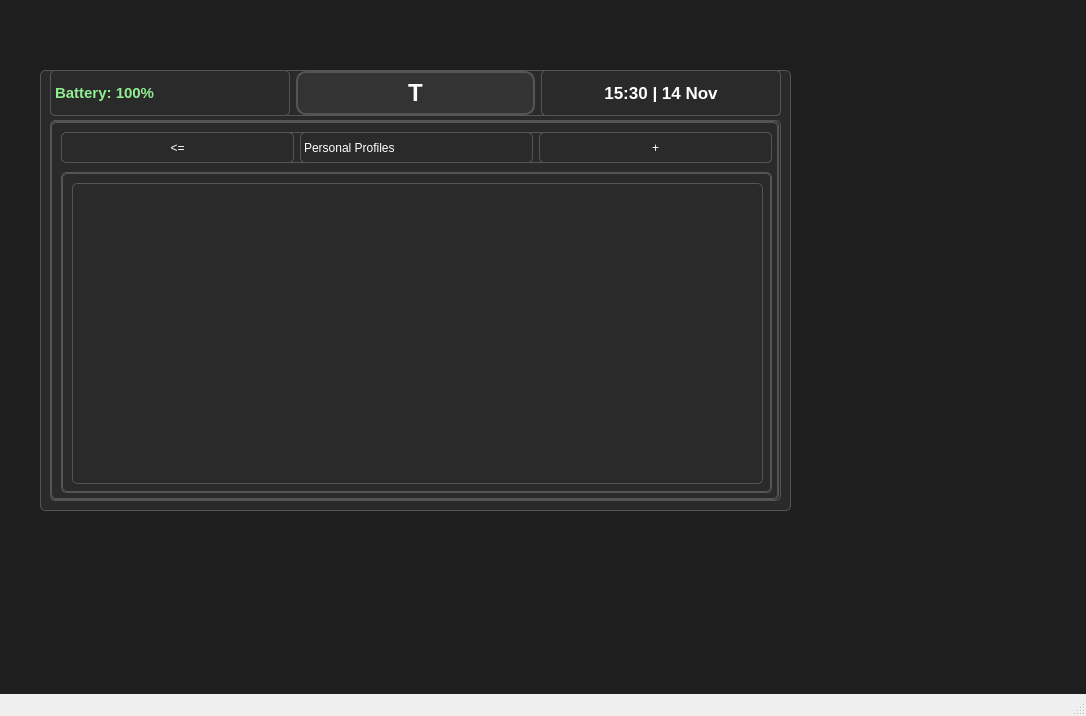
<?xml version="1.0" encoding="UTF-8"?>
<ui version="4.0">
 <class>Options</class>
 <widget class="QMainWindow" name="MainWindow">
  <property name="geometry">
   <rect>
    <x>0</x>
    <y>0</y>
    <width>1086</width>
    <height>716</height>
   </rect>
  </property>
  <property name="windowTitle">
   <string>Insulin Pump Simulator</string>
  </property>
  <widget class="QWidget" name="centralwidget">
   <property name="styleSheet">
    <string notr="true">background-color: #1E1E1E; color: white; font-family: 'Segoe UI';</string>
   </property>
   <widget class="QFrame" name="graphFrame">
    <property name="geometry">
     <rect>
      <x>40</x>
      <y>70</y>
      <width>751</width>
      <height>441</height>
     </rect>
    </property>
    <property name="styleSheet">
     <string notr="true">background-color: #2A2A2A; border: 1px solid #555; border-radius: 5px;</string>
    </property>
    <widget class="QWidget" name="layoutWidget">
     <property name="geometry">
      <rect>
       <x>10</x>
       <y>0</y>
       <width>731</width>
       <height>46</height>
      </rect>
     </property>
     <layout class="QHBoxLayout" name="horizontalLayout_topBar_2">
      <item>
       <widget class="QLabel" name="batteryLabel">
        <property name="maximumSize">
         <size>
          <width>16777215</width>
          <height>310</height>
         </size>
        </property>
        <property name="styleSheet">
         <string notr="true">font-weight: bold; font-size: 11pt; color: lightgreen;</string>
        </property>
        <property name="text">
         <string>Battery: 100%</string>
        </property>
        <property name="alignment">
         <set>Qt::AlignLeading|Qt::AlignLeft|Qt::AlignVCenter</set>
        </property>
       </widget>
      </item>
      <item>
       <widget class="QPushButton" name="tandemLogoButton">
        <property name="toolTip">
         <string>Return to Home</string>
        </property>
        <property name="styleSheet">
         <string notr="true">
 QPushButton {
     font: bold 18pt;
     background-color: #333;
     color: white;
     border-radius: 10px;
     border: 2px solid #555;
     width: 40px;
     height: 40px;
 }
     </string>
        </property>
        <property name="text">
         <string>T</string>
        </property>
       </widget>
      </item>
      <item>
       <widget class="QLabel" name="timeDateLabel">
        <property name="maximumSize">
         <size>
          <width>268</width>
          <height>310</height>
         </size>
        </property>
        <property name="styleSheet">
         <string notr="true">font-weight: bold; font-size: 13pt; color: white;</string>
        </property>
        <property name="text">
         <string>15:30 | 14 Nov</string>
        </property>
        <property name="alignment">
         <set>Qt::AlignCenter</set>
        </property>
       </widget>
      </item>
     </layout>
    </widget>
    <widget class="QWidget" name="verticalLayoutWidget">
     <property name="geometry">
      <rect>
       <x>10</x>
       <y>50</y>
       <width>731</width>
       <height>381</height>
      </rect>
     </property>
     <layout class="QVBoxLayout" name="verticalLayout">
      <item>
       <widget class="QStackedWidget" name="stackedWidget">
        <property name="maximumSize">
         <size>
          <width>729</width>
          <height>379</height>
         </size>
        </property>
        <property name="currentIndex">
         <number>2</number>
        </property>
        <widget class="QWidget" name="mainMenuPage">
         <widget class="QScrollArea" name="scrollArea">
          <property name="geometry">
           <rect>
            <x>-1</x>
            <y>49</y>
            <width>731</width>
            <height>331</height>
           </rect>
          </property>
          <property name="widgetResizable">
           <bool>true</bool>
          </property>
          <widget class="QWidget" name="scrollAreaWidgetContents_2">
           <property name="geometry">
            <rect>
             <x>0</x>
             <y>0</y>
             <width>715</width>
             <height>404</height>
            </rect>
           </property>
           <layout class="QVBoxLayout" name="verticalLayout_2">
            <item>
             <widget class="QPushButton" name="stopInsulinButton">
              <property name="minimumSize">
               <size>
                <width>0</width>
                <height>50</height>
               </size>
              </property>
              <property name="text">
               <string>STOP INSULIN</string>
              </property>
             </widget>
            </item>
            <item>
             <widget class="QPushButton" name="loadButton">
              <property name="minimumSize">
               <size>
                <width>0</width>
                <height>50</height>
               </size>
              </property>
              <property name="text">
               <string>Load</string>
              </property>
             </widget>
            </item>
            <item>
             <widget class="QPushButton" name="activityButton">
              <property name="minimumSize">
               <size>
                <width>0</width>
                <height>50</height>
               </size>
              </property>
              <property name="text">
               <string>Activity</string>
              </property>
             </widget>
            </item>
            <item>
             <widget class="QPushButton" name="myPumpButton">
              <property name="minimumSize">
               <size>
                <width>0</width>
                <height>50</height>
               </size>
              </property>
              <property name="text">
               <string>My Pump</string>
              </property>
             </widget>
            </item>
            <item>
             <widget class="QPushButton" name="myCGMButton">
              <property name="minimumSize">
               <size>
                <width>0</width>
                <height>50</height>
               </size>
              </property>
              <property name="text">
               <string>My CGM</string>
              </property>
             </widget>
            </item>
            <item>
             <widget class="QPushButton" name="deviceSettingsButton">
              <property name="minimumSize">
               <size>
                <width>0</width>
                <height>50</height>
               </size>
              </property>
              <property name="text">
               <string>Device Settings</string>
              </property>
             </widget>
            </item>
            <item>
             <widget class="QPushButton" name="historyButton">
              <property name="minimumSize">
               <size>
                <width>0</width>
                <height>50</height>
               </size>
              </property>
              <property name="text">
               <string>History</string>
              </property>
             </widget>
            </item>
           </layout>
          </widget>
         </widget>
         <widget class="QWidget" name="horizontalLayoutWidget">
          <property name="geometry">
           <rect>
            <x>9</x>
            <y>10</y>
            <width>711</width>
            <height>31</height>
           </rect>
          </property>
          <layout class="QHBoxLayout" name="horizontalLayout">
           <item>
            <widget class="QPushButton" name="backButton">
             <property name="sizePolicy">
              <sizepolicy hsizetype="Minimum" vsizetype="Preferred">
               <horstretch>0</horstretch>
               <verstretch>0</verstretch>
              </sizepolicy>
             </property>
             <property name="text">
              <string>&lt;=</string>
             </property>
            </widget>
           </item>
           <item>
            <widget class="QLabel" name="optionsLabel">
             <property name="text">
              <string>Options</string>
             </property>
            </widget>
           </item>
          </layout>
         </widget>
        </widget>
        <widget class="QWidget" name="myPumpPage">
         <widget class="QWidget" name="horizontalLayoutWidget_2">
          <property name="geometry">
           <rect>
            <x>10</x>
            <y>10</y>
            <width>711</width>
            <height>31</height>
           </rect>
          </property>
          <layout class="QHBoxLayout" name="horizontalLayout_7">
           <item>
            <widget class="QPushButton" name="backButton_5">
             <property name="sizePolicy">
              <sizepolicy hsizetype="Minimum" vsizetype="Preferred">
               <horstretch>0</horstretch>
               <verstretch>0</verstretch>
              </sizepolicy>
             </property>
             <property name="text">
              <string>&lt;=</string>
             </property>
            </widget>
           </item>
           <item>
            <widget class="QLabel" name="myPumpLabel">
             <property name="text">
              <string>My Pump</string>
             </property>
            </widget>
           </item>
          </layout>
         </widget>
         <widget class="QWidget" name="verticalLayoutWidget_2">
          <property name="geometry">
           <rect>
            <x>10</x>
            <y>50</y>
            <width>711</width>
            <height>328</height>
           </rect>
          </property>
          <layout class="QVBoxLayout" name="verticalLayout_4">
           <item>
            <widget class="QPushButton" name="personalProfilesButton">
             <property name="minimumSize">
              <size>
               <width>0</width>
               <height>75</height>
              </size>
             </property>
             <property name="text">
              <string>Personal Profiles</string>
             </property>
            </widget>
           </item>
           <item>
            <widget class="QPushButton" name="pushButton_4">
             <property name="minimumSize">
              <size>
               <width>0</width>
               <height>75</height>
              </size>
             </property>
             <property name="text">
              <string>Control-IQ</string>
             </property>
            </widget>
           </item>
           <item>
            <widget class="QPushButton" name="pushButton_3">
             <property name="minimumSize">
              <size>
               <width>0</width>
               <height>75</height>
              </size>
             </property>
             <property name="text">
              <string>Alerts and Reminders</string>
             </property>
            </widget>
           </item>
           <item>
            <widget class="QPushButton" name="pushButton">
             <property name="minimumSize">
              <size>
               <width>0</width>
               <height>75</height>
              </size>
             </property>
             <property name="text">
              <string>Pump Info</string>
             </property>
            </widget>
           </item>
          </layout>
         </widget>
        </widget>
        <widget class="QWidget" name="personalProfilesPage">
         <widget class="QWidget" name="horizontalLayoutWidget_3">
          <property name="geometry">
           <rect>
            <x>10</x>
            <y>10</y>
            <width>711</width>
            <height>31</height>
           </rect>
          </property>
          <layout class="QHBoxLayout" name="horizontalLayout_8">
           <item>
            <widget class="QPushButton" name="backButton_6">
             <property name="sizePolicy">
              <sizepolicy hsizetype="Minimum" vsizetype="Preferred">
               <horstretch>0</horstretch>
               <verstretch>0</verstretch>
              </sizepolicy>
             </property>
             <property name="text">
              <string>&lt;=</string>
             </property>
            </widget>
           </item>
           <item>
            <widget class="QLabel" name="personalProfilesLabel">
             <property name="text">
              <string>Personal Profiles</string>
             </property>
            </widget>
           </item>
           <item>
            <widget class="QPushButton" name="addProfileButton">
             <property name="sizePolicy">
              <sizepolicy hsizetype="Minimum" vsizetype="Preferred">
               <horstretch>0</horstretch>
               <verstretch>0</verstretch>
              </sizepolicy>
             </property>
             <property name="text">
              <string>+</string>
             </property>
            </widget>
           </item>
          </layout>
         </widget>
         <widget class="QScrollArea" name="scrollArea_2">
          <property name="geometry">
           <rect>
            <x>10</x>
            <y>50</y>
            <width>711</width>
            <height>321</height>
           </rect>
          </property>
          <property name="widgetResizable">
           <bool>true</bool>
          </property>
          <widget class="QWidget" name="scrollAreaWidgetContents_4">
           <property name="geometry">
            <rect>
             <x>0</x>
             <y>0</y>
             <width>709</width>
             <height>319</height>
            </rect>
           </property>
           <widget class="QListWidget" name="listWidget">
            <property name="geometry">
             <rect>
              <x>10</x>
              <y>10</y>
              <width>691</width>
              <height>301</height>
             </rect>
            </property>
           </widget>
          </widget>
         </widget>
        </widget>
        <widget class="QWidget" name="Page4">
         <layout class="QVBoxLayout" name="verticalLayout_3"/>
        </widget>
       </widget>
      </item>
     </layout>
    </widget>
   </widget>
  </widget>
  <widget class="QMenuBar" name="menubar">
   <property name="geometry">
    <rect>
     <x>0</x>
     <y>0</y>
     <width>1086</width>
     <height>22</height>
    </rect>
   </property>
  </widget>
  <widget class="QStatusBar" name="statusbar"/>
 </widget>
 <resources/>
 <connections/>
</ui>
